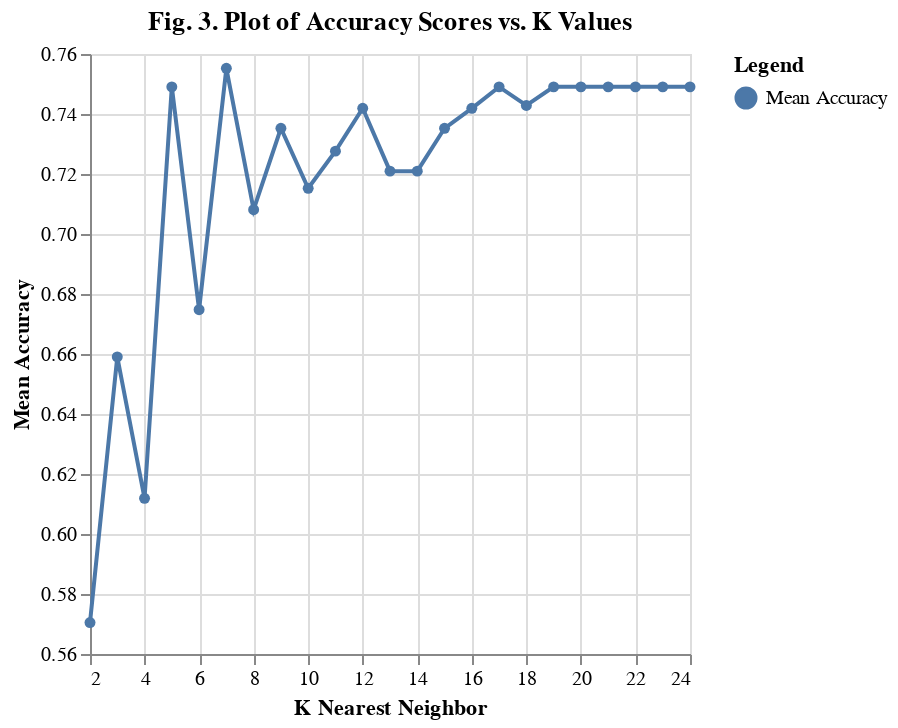

Notebook code for this chart:
### Markdown cell above
To better understand how the model performs as k increases, we visualize the accuracy for each value of k in our range in the line plot below.

### Code cell
accuracies_grid['label'] = 'Mean Accuracy'
accuracy_versus_k_grid = alt.Chart(accuracies_grid, title="Fig. 3. Plot of Accuracy Scores vs. K Values").mark_line(point = True).encode(
    x=alt.X('n_neighbors')
        .title('K Nearest Neighbor')
        .scale(zero=False),
    y=alt.Y('mean_test_score')
        .title('Mean Accuracy')
        .scale(zero=False),
    color = alt.Color('label:N', legend=alt.Legend(title="Legend")),
)
accuracy_versus_k_grid

### Figure 1 — Vega specification as saved in the notebook (floating-point values rounded to 4 significant figures)
{"$schema": "https://vega.github.io/schema/vega/v5.json", "data": [{"name": "source_0", "values": [{"n_neighbors": 2, "mean_test_score": 0.5705, "sem_test_score": 0.04095, "label": "Mean Accuracy"}, {"n_neighbors": 3, "mean_test_score": 0.659, "sem_test_score": 0.04308, "label": "Mean Accuracy"}, {"n_neighbors": 4, "mean_test_score": 0.6119, "sem_test_score": 0.03947, "label": "Mean Accuracy"}, {"n_neighbors": 5, "mean_test_score": 0.749, "sem_test_score": 0.02773, "label": "Mean Accuracy"}, {"n_neighbors": 6, "mean_test_score": 0.6748, "sem_test_score": 0.02696, "label": "Mean Accuracy"}, {"n_neighbors": 7, "mean_test_score": 0.7552, "sem_test_score": 0.02567, "label": "Mean Accuracy"}, {"n_neighbors": 8, "mean_test_score": 0.7081, "sem_test_score": 0.02637, "label": "Mean Accuracy"}, {"n_neighbors": 9, "mean_test_score": 0.7352, "sem_test_score": 0.01384, "label": "Mean Accuracy"}, {"n_neighbors": 10, "mean_test_score": 0.7152, "sem_test_score": 0.02168, "label": "Mean Accuracy"}, {"n_neighbors": 11, "mean_test_score": 0.7276, "sem_test_score": 0.02007, "label": "Mean Accuracy"}, {"n_neighbors": 12, "mean_test_score": 0.7419, "sem_test_score": 0.01183, "label": "Mean Accuracy"}, {"n_neighbors": 13, "mean_test_score": 0.721, "sem_test_score": 0.0186, "label": "Mean Accuracy"}, {"n_neighbors": 14, "mean_test_score": 0.721, "sem_test_score": 0.02289, "label": "Mean Accuracy"}, {"n_neighbors": 15, "mean_test_score": 0.7352, "sem_test_score": 0.01013, "label": "Mean Accuracy"}, {"n_neighbors": 16, "mean_test_score": 0.7419, "sem_test_score": 0.01183, "label": "Mean Accuracy"}, {"n_neighbors": 17, "mean_test_score": 0.749, "sem_test_score": 0.007591, "label": "Mean Accuracy"}, {"n_neighbors": 18, "mean_test_score": 0.7429, "sem_test_score": 0.01941, "label": "Mean Accuracy"}, {"n_neighbors": 19, "mean_test_score": 0.749, "sem_test_score": 0.007591, "label": "Mean Accuracy"}, {"n_neighbors": 20, "mean_test_score": 0.749, "sem_test_score": 0.007591, "label": "Mean Accuracy"}, {"n_neighbors": 21, "mean_test_score": 0.749, "sem_test_score": 0.007591, "label": "Mean Accuracy"}, {"n_neighbors": 22, "mean_test_score": 0.749, "sem_test_score": 0.007591, "label": "Mean Accuracy"}, {"n_neighbors": 23, "mean_test_score": 0.749, "sem_test_score": 0.007591, "label": "Mean Accuracy"}, {"n_neighbors": 24, "mean_test_score": 0.749, "sem_test_score": 0.007591, "label": "Mean Accuracy"}]}, {"name": "data_0", "values": [{"label": "Mean Accuracy", "mean_test_score": 0.5705, "n_neighbors": 2}, {"label": "Mean Accuracy", "mean_test_score": 0.659, "n_neighbors": 3}, {"label": "Mean Accuracy", "mean_test_score": 0.6119, "n_neighbors": 4}, {"label": "Mean Accuracy", "mean_test_score": 0.749, "n_neighbors": 5}, {"label": "Mean Accuracy", "mean_test_score": 0.6748, "n_neighbors": 6}, {"label": "Mean Accuracy", "mean_test_score": 0.7552, "n_neighbors": 7}, {"label": "Mean Accuracy", "mean_test_score": 0.7081, "n_neighbors": 8}, {"label": "Mean Accuracy", "mean_test_score": 0.7352, "n_neighbors": 9}, {"label": "Mean Accuracy", "mean_test_score": 0.7152, "n_neighbors": 10}, {"label": "Mean Accuracy", "mean_test_score": 0.7276, "n_neighbors": 11}, {"label": "Mean Accuracy", "mean_test_score": 0.7419, "n_neighbors": 12}, {"label": "Mean Accuracy", "mean_test_score": 0.721, "n_neighbors": 13}, {"label": "Mean Accuracy", "mean_test_score": 0.721, "n_neighbors": 14}, {"label": "Mean Accuracy", "mean_test_score": 0.7352, "n_neighbors": 15}, {"label": "Mean Accuracy", "mean_test_score": 0.7419, "n_neighbors": 16}, {"label": "Mean Accuracy", "mean_test_score": 0.749, "n_neighbors": 17}, {"label": "Mean Accuracy", "mean_test_score": 0.7429, "n_neighbors": 18}, {"label": "Mean Accuracy", "mean_test_score": 0.749, "n_neighbors": 19}, {"label": "Mean Accuracy", "mean_test_score": 0.749, "n_neighbors": 20}, {"label": "Mean Accuracy", "mean_test_score": 0.749, "n_neighbors": 21}, {"label": "Mean Accuracy", "mean_test_score": 0.749, "n_neighbors": 22}, {"label": "Mean Accuracy", "mean_test_score": 0.749, "n_neighbors": 23}, {"label": "Mean Accuracy", "mean_test_score": 0.749, "n_neighbors": 24}]}, {"name": "source_0_color_domain_label_0", "values": [{"label": "Mean Accuracy"}]}, {"name": "data_0_color_domain_label_1", "values": [{"label": "Mean Accuracy"}]}], "marks": [{"type": "group", "name": "layer_0_pathgroup", "from": {"facet": {"data": "source_0", "name": "faceted_path_layer_0_main", "groupby": ["label"]}}, "encode": {"update": {"height": {"field": {"signal": null, "datum": null, "group": "height", "parent": null}}, "width": {"field": {"signal": null, "datum": null, "group": "width", "parent": null}}}}, "marks": [{"type": "line", "name": "layer_0_marks", "from": {"data": "faceted_path_layer_0_main"}, "sort": {"field": "x"}, "encode": {"update": {"defined": {"signal": "isValid(datum[\"n_neighbors\"]) && isFinite(+datum[\"n_neighbors\"]) && isValid(datum[\"mean_test_score\"]) && isFinite(+datum[\"mean_test_score\"])"}, "stroke": {"field": "label", "scale": "color"}, "x": {"field": "n_neighbors", "scale": "x"}, "y": {"field": "mean_test_score", "scale": "y"}}}, "style": ["line"]}]}, {"type": "symbol", "name": "layer_1_marks", "from": {"data": "data_0"}, "encode": {"update": {"x": {"field": "n_neighbors", "scale": "x"}, "y": {"field": "mean_test_score", "scale": "y"}, "opacity": {"value": 1}, "fill": {"field": "label", "scale": "color"}}}, "style": ["point"]}], "scales": [{"name": "x", "type": "linear", "domain": {"fields": [{"data": "source_0", "field": "n_neighbors"}, {"data": "data_0", "field": "n_neighbors"}]}, "range": [0, {"signal": "width"}], "zero": false, "nice": true}, {"name": "y", "type": "linear", "domain": {"fields": [{"data": "source_0", "field": "mean_test_score"}, {"data": "data_0", "field": "mean_test_score"}]}, "range": [{"signal": "height"}, 0], "nice": true, "zero": false}, {"name": "color", "type": "ordinal", "domain": {"fields": [{"data": "source_0_color_domain_label_0", "field": "label"}, {"data": "data_0_color_domain_label_1", "field": "label"}], "sort": true}, "range": "category"}], "axes": [{"scale": "x", "tickCount": {"signal": "ceil(width/40)"}, "orient": "bottom", "gridScale": "y", "grid": true, "zindex": 0, "labels": false, "maxExtent": 0, "domain": false, "aria": false, "minExtent": 0, "ticks": false}, {"scale": "y", "aria": false, "minExtent": 0, "orient": "left", "gridScale": "x", "tickCount": {"signal": "ceil(height/40)"}, "domain": false, "ticks": false, "grid": true, "zindex": 0, "labels": false, "maxExtent": 0}, {"scale": "x", "labelFlush": true, "title": "K Nearest Neighbor", "labelOverlap": true, "orient": "bottom", "tickCount": {"signal": "ceil(width/40)"}, "zindex": 0, "grid": false}, {"scale": "y", "zindex": 0, "labelOverlap": true, "tickCount": {"signal": "ceil(height/40)"}, "title": "Mean Accuracy", "orient": "left", "grid": false}], "title": {"text": "Fig. 3. Plot of Accuracy Scores vs. K Values", "frame": "group"}, "style": "cell", "width": 300, "background": "white", "height": 300, "legends": [{"title": "Legend", "stroke": "color", "symbolType": "circle", "fill": "color", "encode": {"symbols": {"update": {"opacity": {"value": 1}}}}}], "padding": 5}
